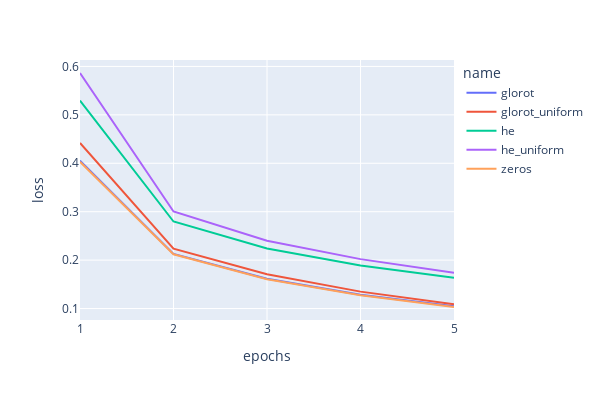
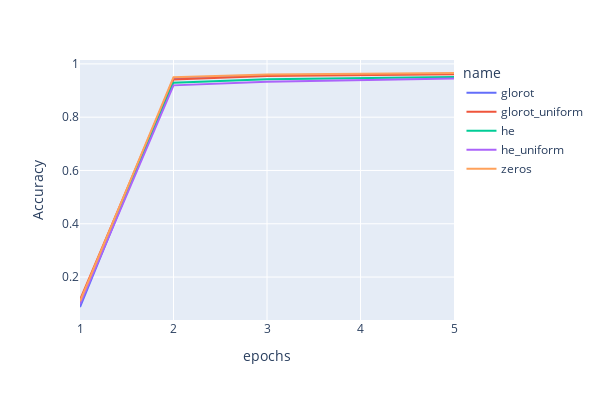

The notebook cell saved with these charts, in order:
### Code cell
plot_data(res_init.values(), names=list(res_init.keys()))

### Figure 1 — Plotly figure (JSON) as saved in the notebook; plotly's stock layout.template omitted (floating-point values rounded to 4 significant figures)
{"data": [{"hovertemplate": "name=glorot<br>epochs=%{x}<br>loss=%{y}<extra></extra>", "legendgroup": "glorot", "line": {"color": "#636efa", "dash": "solid"}, "marker": {"symbol": "circle"}, "mode": "lines", "name": "glorot", "orientation": "v", "showlegend": true, "type": "scatter", "x": [1, 2, 3, 4, 5], "xaxis": "x", "y": [0.4056, 0.2127, 0.1614, 0.1284, 0.1048], "yaxis": "y"}, {"hovertemplate": "name=glorot_uniform<br>epochs=%{x}<br>loss=%{y}<extra></extra>", "legendgroup": "glorot_uniform", "line": {"color": "#EF553B", "dash": "solid"}, "marker": {"symbol": "circle"}, "mode": "lines", "name": "glorot_uniform", "orientation": "v", "showlegend": true, "type": "scatter", "x": [1, 2, 3, 4, 5], "xaxis": "x", "y": [0.4421, 0.2237, 0.1707, 0.135, 0.1087], "yaxis": "y"}, {"hovertemplate": "name=he<br>epochs=%{x}<br>loss=%{y}<extra></extra>", "legendgroup": "he", "line": {"color": "#00cc96", "dash": "solid"}, "marker": {"symbol": "circle"}, "mode": "lines", "name": "he", "orientation": "v", "showlegend": true, "type": "scatter", "x": [1, 2, 3, 4, 5], "xaxis": "x", "y": [0.5295, 0.2798, 0.224, 0.1888, 0.1636], "yaxis": "y"}, {"hovertemplate": "name=he_uniform<br>epochs=%{x}<br>loss=%{y}<extra></extra>", "legendgroup": "he_uniform", "line": {"color": "#ab63fa", "dash": "solid"}, "marker": {"symbol": "circle"}, "mode": "lines", "name": "he_uniform", "orientation": "v", "showlegend": true, "type": "scatter", "x": [1, 2, 3, 4, 5], "xaxis": "x", "y": [0.5864, 0.3005, 0.2399, 0.2021, 0.174], "yaxis": "y"}, {"hovertemplate": "name=zeros<br>epochs=%{x}<br>loss=%{y}<extra></extra>", "legendgroup": "zeros", "line": {"color": "#FFA15A", "dash": "solid"}, "marker": {"symbol": "circle"}, "mode": "lines", "name": "zeros", "orientation": "v", "showlegend": true, "type": "scatter", "x": [1, 2, 3, 4, 5], "xaxis": "x", "y": [0.4031, 0.2121, 0.1605, 0.1272, 0.1032], "yaxis": "y"}], "layout": {"height": 400, "legend": {"title": {"text": "name"}, "tracegroupgap": 0}, "margin": {"t": 60}, "width": 600, "xaxis": {"anchor": "y", "domain": [0, 1], "title": {"text": "epochs"}}, "yaxis": {"anchor": "x", "domain": [0, 1], "title": {"text": "loss"}}}}

### Figure 2 — Plotly figure (JSON) as saved in the notebook; plotly's stock layout.template omitted (floating-point values rounded to 4 significant figures)
{"data": [{"hovertemplate": "name=glorot<br>epochs=%{x}<br>Accuracy=%{y}<extra></extra>", "legendgroup": "glorot", "line": {"color": "#636efa", "dash": "solid"}, "marker": {"symbol": "circle"}, "mode": "lines", "name": "glorot", "orientation": "v", "showlegend": true, "type": "scatter", "x": [1, 2, 3, 4, 5], "xaxis": "x", "y": [0.0876, 0.9456, 0.957, 0.9608, 0.963], "yaxis": "y"}, {"hovertemplate": "name=glorot_uniform<br>epochs=%{x}<br>Accuracy=%{y}<extra></extra>", "legendgroup": "glorot_uniform", "line": {"color": "#EF553B", "dash": "solid"}, "marker": {"symbol": "circle"}, "mode": "lines", "name": "glorot_uniform", "orientation": "v", "showlegend": true, "type": "scatter", "x": [1, 2, 3, 4, 5], "xaxis": "x", "y": [0.1148, 0.9418, 0.9542, 0.9582, 0.9608], "yaxis": "y"}, {"hovertemplate": "name=he<br>epochs=%{x}<br>Accuracy=%{y}<extra></extra>", "legendgroup": "he", "line": {"color": "#00cc96", "dash": "solid"}, "marker": {"symbol": "circle"}, "mode": "lines", "name": "he", "orientation": "v", "showlegend": true, "type": "scatter", "x": [1, 2, 3, 4, 5], "xaxis": "x", "y": [0.1008, 0.9294, 0.9426, 0.9462, 0.9512], "yaxis": "y"}, {"hovertemplate": "name=he_uniform<br>epochs=%{x}<br>Accuracy=%{y}<extra></extra>", "legendgroup": "he_uniform", "line": {"color": "#ab63fa", "dash": "solid"}, "marker": {"symbol": "circle"}, "mode": "lines", "name": "he_uniform", "orientation": "v", "showlegend": true, "type": "scatter", "x": [1, 2, 3, 4, 5], "xaxis": "x", "y": [0.0982, 0.9194, 0.9328, 0.9392, 0.9456], "yaxis": "y"}, {"hovertemplate": "name=zeros<br>epochs=%{x}<br>Accuracy=%{y}<extra></extra>", "legendgroup": "zeros", "line": {"color": "#FFA15A", "dash": "solid"}, "marker": {"symbol": "circle"}, "mode": "lines", "name": "zeros", "orientation": "v", "showlegend": true, "type": "scatter", "x": [1, 2, 3, 4, 5], "xaxis": "x", "y": [0.109, 0.9496, 0.96, 0.963, 0.9658], "yaxis": "y"}], "layout": {"height": 400, "legend": {"title": {"text": "name"}, "tracegroupgap": 0}, "margin": {"t": 60}, "width": 600, "xaxis": {"anchor": "y", "domain": [0, 1], "title": {"text": "epochs"}}, "yaxis": {"anchor": "x", "domain": [0, 1], "title": {"text": "Accuracy"}}}}
